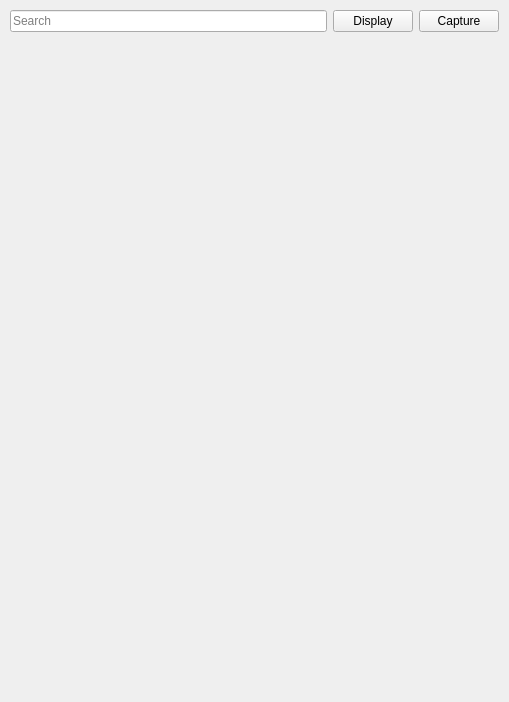
<?xml version="1.0" encoding="UTF-8"?>
<ui version="4.0">
 <class>NetworkRequestsTable</class>
 <widget class="QWidget" name="NetworkRequestsTable">
  <property name="geometry">
   <rect>
    <x>0</x>
    <y>0</y>
    <width>509</width>
    <height>702</height>
   </rect>
  </property>
  <property name="sizePolicy">
   <sizepolicy hsizetype="Expanding" vsizetype="Preferred">
    <horstretch>0</horstretch>
    <verstretch>0</verstretch>
   </sizepolicy>
  </property>
  <property name="windowTitle">
   <string>Form</string>
  </property>
  <layout class="QVBoxLayout" name="verticalLayout_3">
   <property name="leftMargin">
    <number>0</number>
   </property>
   <property name="topMargin">
    <number>0</number>
   </property>
   <property name="rightMargin">
    <number>0</number>
   </property>
   <property name="bottomMargin">
    <number>0</number>
   </property>
   <item>
    <layout class="QHBoxLayout" name="horizontalLayout_2">
     <property name="spacing">
      <number>6</number>
     </property>
     <property name="leftMargin">
      <number>10</number>
     </property>
     <property name="topMargin">
      <number>10</number>
     </property>
     <property name="rightMargin">
      <number>10</number>
     </property>
     <property name="bottomMargin">
      <number>10</number>
     </property>
     <item>
      <layout class="QVBoxLayout" name="verticalLayout_2">
       <item>
        <widget class="QLineEdit" name="searchBox">
         <property name="placeholderText">
          <string>Search</string>
         </property>
        </widget>
       </item>
      </layout>
     </item>
     <item>
      <layout class="QVBoxLayout" name="verticalLayout">
       <item>
        <layout class="QHBoxLayout" name="horizontalLayout">
         <item>
          <widget class="QPushButton" name="displayFiltersButton">
           <property name="text">
            <string>Display</string>
           </property>
          </widget>
         </item>
         <item>
          <widget class="QPushButton" name="captureFiltersButton">
           <property name="text">
            <string>Capture</string>
           </property>
          </widget>
         </item>
        </layout>
       </item>
      </layout>
     </item>
    </layout>
   </item>
   <item>
    <widget class="HoverableQTableView" name="requestsTable" native="true"/>
   </item>
  </layout>
 </widget>
 <customwidgets>
  <customwidget>
   <class>HoverableQTableView</class>
   <extends>QWidget</extends>
   <header>widgets.qt.hoverable_q_table_view.h</header>
   <container>1</container>
  </customwidget>
 </customwidgets>
 <resources/>
 <connections/>
</ui>
